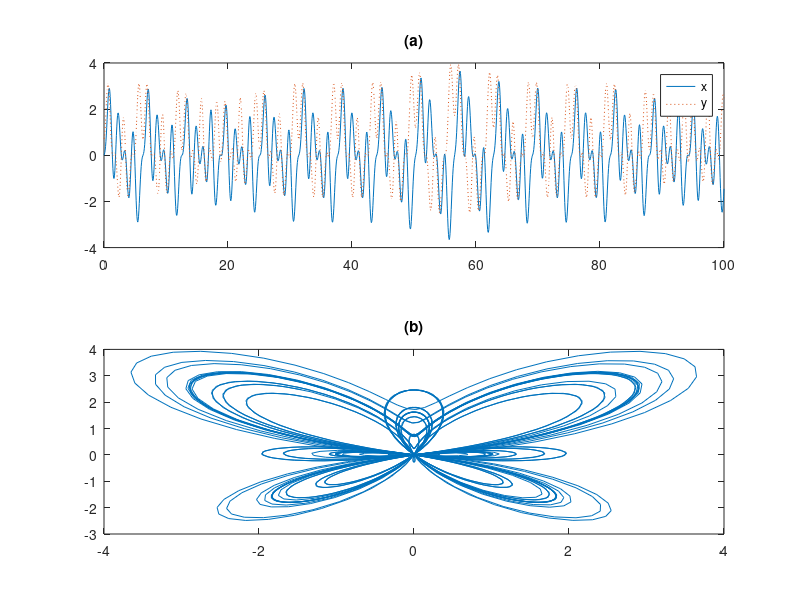

Source code (MATLAB):
% 201602057 Junkyu Lim
t = 0:1/16:100
x = sin(t).*(exp(cos(t))-2*cos(4*t)-sin(t/12).^5);
y = cos(t).*(exp(cos(t))-2*cos(4*t)-sin(t/12).^5);

subplot(2, 1, 1)
plot(t,x,t,y,':')
title('(a)')
legend('x','y')

subplot(2,1,2)
plot(x,y)
title('(b)')